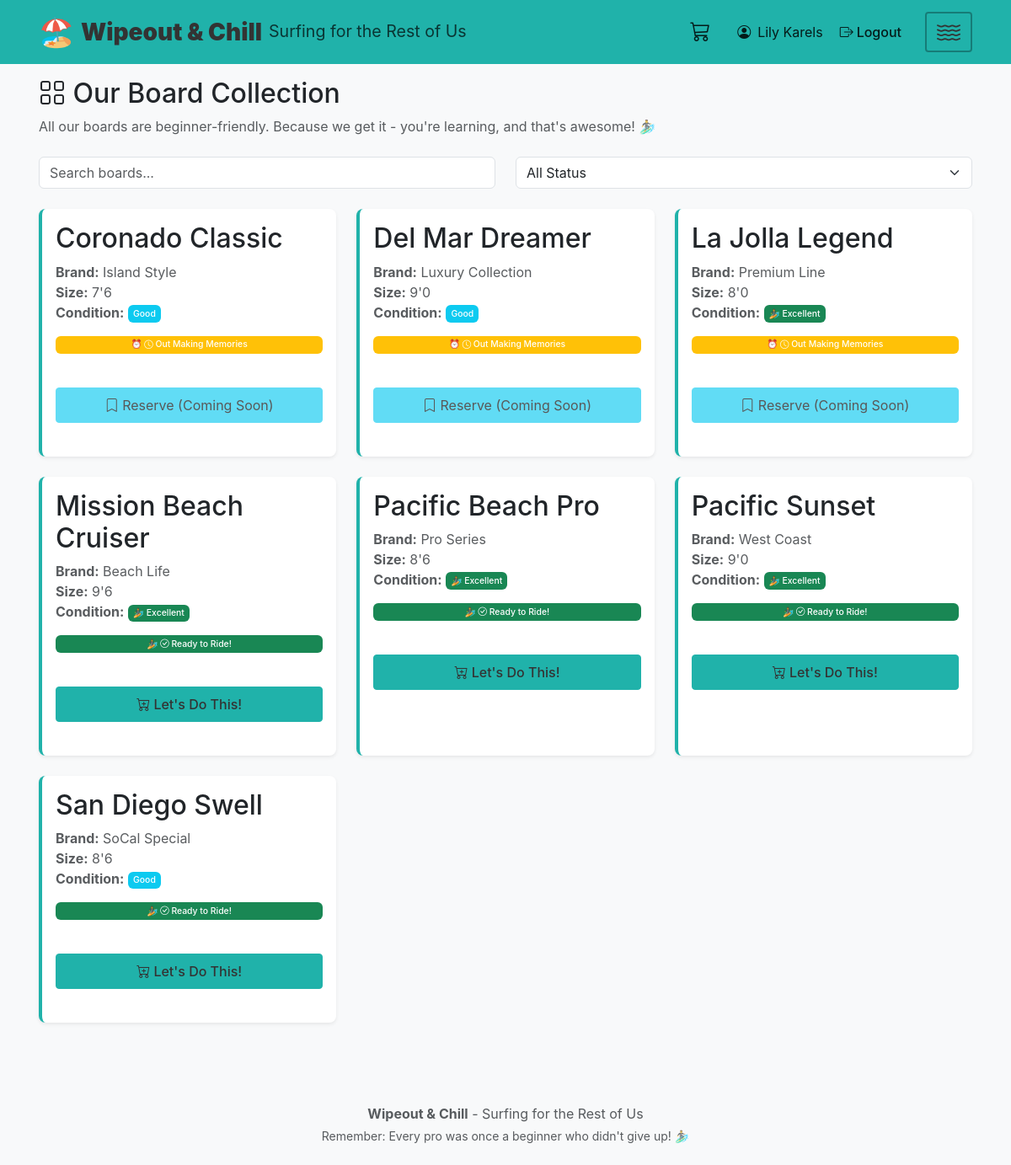
/boards (signed in), run on an earlier commit of the app's database.
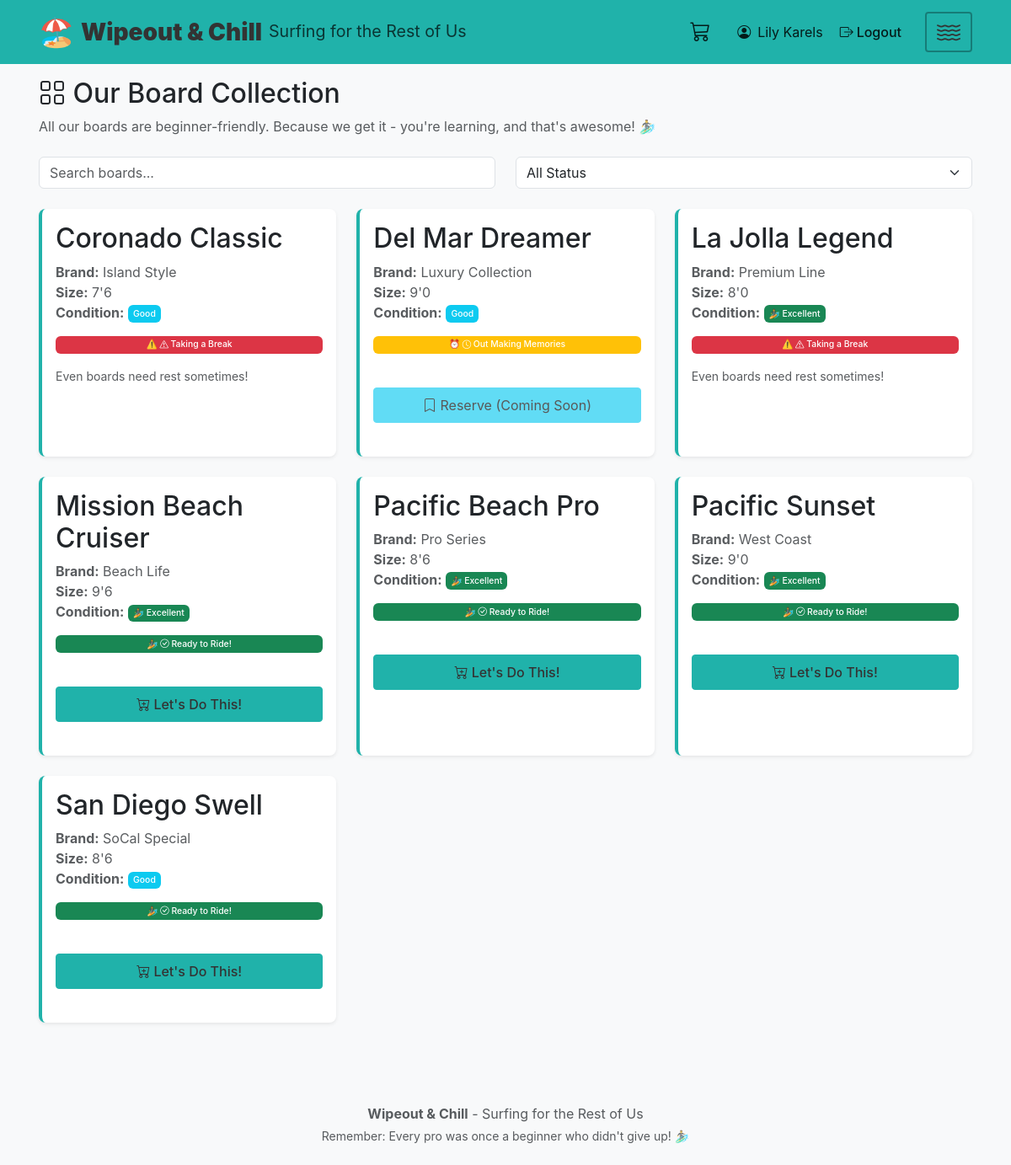
And on a later commit of the database.
### models/user.py (models this page shows, shortened)
class User(db.Model, UserMixin):
    __tablename__ = 'users'
    id = db.Column(db.String(36), primary_key=True, default=lambda: str(uuid.uuid4()))
    email = db.Column(db.String(255), unique=True, nullable=False)
    full_name = db.Column(db.String(255), nullable=False)
    password_hash = db.Column(db.String(255), nullable=False)  # Password hash for authentication
    location_id = db.Column(db.String(36), db.ForeignKey('locations.id', ondelete='SET NULL'), nullable=True)
    role = db.Column(db.String(50), default='user', nullable=False)
    created_at = db.Column(db.DateTime, default=datetime.utcnow, nullable=False)
    updated_at = db.Column(db.DateTime, default=datetime.utcnow, onupdate=datetime.utcnow, nullable=False)
    @classmethod
    def find_by_id(cls, user_id):
        return cls.query.get(user_id)
    def is_admin(self):
        from utils.constants import USER_ROLE_ADMIN
        return self.role == USER_ROLE_ADMIN

### models/board.py (models this page shows, shortened)
class Board(db.Model):
    __tablename__ = 'boards'
    STATUS_AVAILABLE = BOARD_STATUS_AVAILABLE
    STATUS_CHECKED_OUT = BOARD_STATUS_CHECKED_OUT
    STATUS_DAMAGED = BOARD_STATUS_DAMAGED
    STATUS_IN_REPAIR = BOARD_STATUS_IN_REPAIR
    STATUS_REPLACED = BOARD_STATUS_REPLACED
    CONDITION_EXCELLENT = BOARD_CONDITION_EXCELLENT
    CONDITION_GOOD = BOARD_CONDITION_GOOD
    CONDITION_FAIR = BOARD_CONDITION_FAIR
    id = db.Column(db.String(36), primary_key=True, default=lambda: str(uuid.uuid4()))
    location_id = db.Column(db.String(36), db.ForeignKey('locations.id', ondelete='CASCADE'), nullable=False)
    name = db.Column(db.String(255), nullable=False)
    brand = db.Column(db.String(100), nullable=True)
    size = db.Column(db.String(50), nullable=True)
    image_url = db.Column(db.String(500), nullable=True)  # URL to surfboard image
    status = db.Column(db.String(50), default=BOARD_STATUS_AVAILABLE, nullable=False)
    condition = db.Column(db.String(50), default=BOARD_CONDITION_GOOD, nullable=True)
    created_at = db.Column(db.DateTime, default=datetime.utcnow, nullable=False)
    updated_at = db.Column(db.DateTime, default=datetime.utcnow, onupdate=datetime.utcnow, nullable=False)
    @classmethod
    def find_by_location(cls, location_id):
        return cls.query.filter_by(location_id=location_id).order_by(cls.name).all()

### routes/user_routes.py (the view)
@user_routes.route('/boards')
@login_required
def boards():
    location_id = get_selected_location_id()
    boards_list = Board.find_by_location(location_id) if location_id else []
    all_locations = Location.find_all()
    current_location = Location.find_by_id(location_id) if location_id else None
    return render_template('user/boards.html',
                         boards=boards_list,
                         all_locations=all_locations,
                         current_location=current_location,
                         selected_location_id=location_id)

### app.py (called while the page is built)
@login_manager.user_loader
def load_user(user_id):
    return User.find_by_id(user_id)

### models/location.py (called while the page is built)
    @classmethod
    def find_all(cls):
        return cls.query.all()

    @classmethod
    def find_by_id(cls, location_id):
        return cls.query.get(location_id)

### routes/user_routes.py (called while the page is built, shortened)
def get_selected_location_id():
    location_id = session.get('selected_location_id')
    return location_id

### templates/user/boards.html (shortened to what this page needs)
{% extends "base.html" %}
{% block content %}
<div class="row">
    <div class="col-12">
        <h1 class="mb-2">
            <i class="bi bi-grid"></i> Our Board Collection
        </h1>
        <p class="text-muted mb-4">All our boards are beginner-friendly. Because we get it - you're learning, and that's awesome! 🏄‍♂️</p>
    </div>
</div>
<div class="row mb-4">
    <div class="col-md-6">
        <input type="text" class="form-control" id="boardSearch" placeholder="Search boards...">
    </div>
    <div class="col-md-6">
        <select class="form-select" id="statusFilter">
            <option value="all">All Status</option>
        </select>
    </div>
</div>
<div class="row" id="boardsGrid">
    {% if boards %}
        {% for board in boards %}
        <div class="col-md-4 mb-4 board-card-wrapper" data-board-id="{{ board.id }}" data-status="{{ board.status }}" data-name="{{ board.name|lower }}" data-brand="{{ board.brand|lower if board.brand else '' }}">
            <div class="card h-100 shadow-sm board-card">
                <div class="card-body">
                    <h5 class="card-title">{{ board.name }}</h5>
                    <p class="card-text text-muted">
                        {% if board.brand %}<strong>Brand:</strong> {{ board.brand }}<br>{% endif %}
                        {% if board.size %}<strong>Size:</strong> {{ board.size }}<br>{% endif %}
                        <strong>Condition:</strong>
                        <span class="badge bg-{% if board.condition == 'excellent' %}success{% elif board.condition == 'good' %}info{% else %}warning{% endif %}">
                            {{ board.condition|title }}
                        </span>
                    </p>
                    {% if board.status == 'available' %}
                        <span class="badge bg-success mb-2">
                            <i class="bi bi-check-circle"></i> Ready to Ride!
                        </span>
                        <br>
                        <button class="btn btn-primary btn-sm mt-2 checkout-btn" data-board-id="{{ board.id }}">
                            <i class="bi bi-cart-plus"></i> Let's Do This!
                        </button>
                    {% elif board.status == 'checked_out' %}
                        <span class="badge bg-warning mb-2">
                            <i class="bi bi-clock"></i> Out Making Memories
                        </span>
                        <br>
                        <button class="btn btn-info btn-sm mt-2 reserve-btn" data-board-id="{{ board.id }}" disabled>
                            <i class="bi bi-bookmark"></i> Reserve (Coming Soon)
                        </button>
                    {% elif board.status == 'damaged' %}
                        <span class="badge bg-danger mb-2">
                            <i class="bi bi-exclamation-triangle"></i> Taking a Break
                        </span>
                        <p class="text-muted small mt-2 mb-0">Even boards need rest sometimes!</p>
                    {% elif board.status == 'in_repair' %}
                        <span class="badge bg-secondary mb-2">
                            <i class="bi bi-tools"></i> Getting Some TLC
                        </span>
                        <p class="text-muted small mt-2 mb-0">Back soon, better than ever!</p>
                    {% endif %}
                </div>
            </div>
        </div>
        {% endfor %}
    {% endif %}
</div>
{% endblock %}

### templates/base.html (shortened to what this page needs)
<!DOCTYPE html>
<html lang="en">
<head>
    <link href="https://cdn.jsdelivr.net/npm/bootstrap@5.3.2/dist/css/bootstrap.min.css" rel="stylesheet">
    <link href="https://cdn.jsdelivr.net/npm/bootstrap-icons@1.11.1/font/bootstrap-icons.css" rel="stylesheet">
    <link href="{{ url_for('static', filename='css/custom.css') }}" rel="stylesheet">
    <link href="{{ url_for('static', filename='css/animations.css') }}" rel="stylesheet">
    <link href="{{ url_for('static', filename='css/branding.css') }}" rel="stylesheet">
</head>
<body>
    <nav class="navbar navbar-expand-lg navbar-teal">
        <div class="container">
            <a class="navbar-brand" href="{{ url_for('user_routes.dashboard') }}">
                <span style="font-size: 1.2em;">🏖️</span><strong class="ms-2">Wipeout & Chill</strong>
                <small class="d-none d-md-inline ms-2" style="font-size: 0.7em;">Surfing for the Rest of Us</small>
            </a>
            {% if current_user.is_authenticated %}
            <div class="d-flex align-items-center">
                <ul class="navbar-nav d-flex flex-row align-items-center me-3">
                    <li class="nav-item me-3">
                        <a href="{{ url_for('cart_routes.view_cart') }}" class="nav-link d-flex align-items-center position-relative" style="padding: 0.5rem 0.5rem; text-decoration: none; color: inherit;">
                            <i class="bi bi-cart3" style="font-size: 1.5rem;"></i>
                        </a>
                    </li>
                    <li class="nav-item">
                        <span class="navbar-text d-flex align-items-center">
                            <i class="bi bi-person-circle me-2"></i> {{ current_user.full_name }}
                        </span>
                    </li>
                    <li class="nav-item">
                        <a class="nav-link d-flex align-items-center" href="{{ url_for('auth_routes.logout') }}">
                            <i class="bi bi-box-arrow-right me-1"></i> Logout
                        </a>
                    </li>
                </ul>
                <button class="navbar-toggler wave-menu-btn" type="button" data-bs-toggle="collapse" data-bs-target="#navbarNav" aria-controls="navbarNav" aria-expanded="false" aria-label="Toggle navigation">
                    <i class="bi bi-water"></i>
                </button>
            </div>
            {% else %}
            <button class="navbar-toggler" type="button" data-bs-toggle="collapse" data-bs-target="#navbarNav" aria-controls="navbarNav" aria-expanded="false" aria-label="Toggle navigation">
                <span class="navbar-toggler-icon"></span>
            </button>
            {% endif %}
        </div>
    </nav>
    <main class="container my-4">
        {% block content %}{% endblock %}
    </main>
    <footer class="bg-light mt-5 py-4">
        <div class="container text-center">
            <p class="text-muted mb-1"><strong>Wipeout & Chill</strong> - Surfing for the Rest of Us</p>
            <p class="text-muted mb-0 small">Remember: Every pro was once a beginner who didn't give up! 🏄‍♂️</p>
        </div>
    </footer>
</body>
</html>

### static/css/custom.css (style rules this page uses)
:root { --primary-color: #0077BE; --secondary-color: #20B2AA; --success-color: #28A745; --warning-color: #FFC107; --danger-color: #DC3545; --info-color: #17A2B8; --teal-color: #20B2AA; --teal-dark: #1a8f88; }
.navbar-teal { background-color: var(--teal-color) !important; color: #333; padding: 0.75rem 0; position: fixed !important; top: 0; left: 0; right: 0; z-index: 1030; width: 100%; }
.navbar-teal .navbar-brand { color: #333 !important; font-weight: 600; font-size: clamp(1.25rem, 3.5vw, 1.75rem); display: flex; align-items: center; }
.navbar-teal .navbar-brand span { font-size: clamp(1.5rem, 4vw, 2rem); line-height: 1; }
.navbar-teal .navbar-brand small { color: rgba(0, 0, 0, 0.7) !important; font-weight: 400; font-size: clamp(0.65rem, 1.5vw, 0.875rem); }
.navbar-teal .nav-link { color: rgba(0, 0, 0, 0.85) !important; font-weight: 500; padding: 0.5rem clamp(0.5rem, 2vw, 1rem); font-size: clamp(0.875rem, 1.5vw, 1rem); }
.navbar-teal .navbar-text { color: rgba(0, 0, 0, 0.85) !important; margin: 0; padding: 0.5rem 0; }
.navbar-teal .wave-menu-btn { border: 2px solid rgba(0, 0, 0, 0.3); padding: clamp(0.375rem, 1vw, 0.5rem) clamp(0.5rem, 1.5vw, 0.75rem); border-radius: 0.25rem; background: transparent; display: flex !important; align-items: center; justify-content: center; width: auto; height: auto; min-width: 2.5rem; }
.navbar-teal .wave-menu-btn .bi-water { font-size: clamp(1.25rem, 3vw, 1.75rem); color: #333 !important; display: block !important; line-height: 1; }
.navbar-teal .navbar-nav.d-flex { gap: 0.5rem; }
.navbar-teal .navbar-nav.d-flex .nav-item { display: flex; align-items: center; }
.navbar-teal { position: relative; }
.navbar-teal .container { position: relative; }
.navbar-teal .navbar-nav.d-flex { margin-left: auto; }
.navbar-teal .navbar-nav.d-flex .nav-link { padding: 0.5rem 0.75rem; }
body { background-color: #F8F9FA; font-family: -apple-system, BlinkMacSystemFont, 'Segoe UI', Roboto, 'Helvetica Neue', Arial, sans-serif; padding-top: 60px; }
main.container { margin-top: 0 !important; padding-top: 1rem; }
.board-card { transition: transform 0.2s ease, box-shadow 0.2s ease; cursor: pointer; height: 100%; display: flex; flex-direction: column; border-left: 4px solid var(--teal-color); box-shadow: 0 2px 4px rgba(32, 178, 170, 0.1); }
.board-card .card-body { display: flex; flex-direction: column; flex-grow: 1; }
.board-card .checkout-btn, .board-card .add-to-cart-btn { margin-top: auto; width: 100%; background-color: var(--teal-color) !important; border-color: var(--teal-color) !important; color: #333 !important; font-weight: 500; }
.badge { font-size: clamp(0.65em, 1.2vw, 0.75em) !important; padding: 0.2em 0.4em !important; font-weight: 500; }
.board-card .badge { font-size: 0.65em !important; padding: 0.35em 0.6em !important; line-height: 1.3 !important; vertical-align: middle; text-align: center; white-space: nowrap; }
.btn { transition: all 0.2s ease; }
.card { border: none; border-radius: 8px; }
body { font-size: clamp(0.875rem, 1.5vw, 1rem); }
h1, h2, h3, h4, h5, h6 { font-size: clamp(1.25rem, 3vw, 2rem); }
.container { padding-left: clamp(0.75rem, 3vw, 1rem); padding-right: clamp(0.75rem, 3vw, 1rem); }
.card { margin-bottom: clamp(0.75rem, 2vw, 1.5rem); }
.btn { padding: clamp(0.375rem, 1vw, 0.5rem) clamp(0.75rem, 2vw, 1rem); font-size: clamp(0.875rem, 1.5vw, 1rem); }

### static/css/branding.css (style rules this page uses)
:root { --wipeout-blue: #0B162A; --wipeout-orange: #C83803; --wipeout-fall: #8B4513; --wipeout-chicago: #E31837; }
.board-card { transition: all 0.3s ease; border-left: 4px solid #20B2AA; box-shadow: 0 2px 4px rgba(32, 178, 170, 0.1); }
.badge.bg-success::before { content: "🏄 "; }
.badge.bg-warning::before { content: "⏰ "; }
.badge.bg-danger::before { content: "⚠️ "; }

What changed in the data, as far as the page shows it:
changed Board "Coronado Classic": status "Out Making Memories Reserve (Coming Soon)" → "Taking a Break Even boards need rest sometimes!"
changed Board "La Jolla Legend": status "Out Making Memories Reserve (Coming Soon)" → "Taking a Break Even boards need rest sometimes!"
